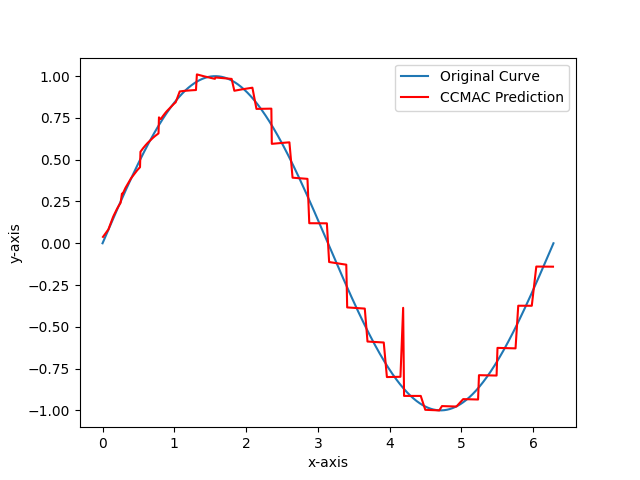

Write the Python code that produced this figure.
import torch
import torch.nn as nn

class CCMAC(nn.Module):
    def __init__(self, gen_factor, num_weights, input_min, input_max, sample_input):
        super(CCMAC, self).__init__()
        self.gen_factor = gen_factor
        self.num_weights = num_weights
        self.input_min = input_min
        self.input_max = input_max
        self.weight_vec = nn.Parameter(torch.ones(num_weights))
        self.eps = 1e-6
        # 处理关联映射
        self.process_association_map(sample_input, input_min, input_max)

    def get_assoc_vec_ind(self, input_val, num_of_assoc_vec, input_min, input_max):
        proportion_ind = (num_of_assoc_vec-2) * ((input_val - input_min)/(input_max - input_min)) + 1
        proportion_ind = torch.where(proportion_ind < 1, 1, proportion_ind)
        proportion_ind = torch.where(proportion_ind > num_of_assoc_vec-1, num_of_assoc_vec-1, proportion_ind)
        return proportion_ind
    
    def process_association_map(self, input_data, input_min, input_max):
        # 计算关联向量的数量
        num_of_assoc_vec = self.num_weights + 1 - self.gen_factor
        # 获取数据值对应的关联向量索引
        assoc_vec_ind = self.get_assoc_vec_ind(input_data, num_of_assoc_vec, input_min, input_max)
        # 将数据值和对应的索引存入关联映射中
        self.association_map_keys=input_data
        self.association_map_values=torch.cat((torch.floor(assoc_vec_ind).int().unsqueeze(1), torch.ceil(assoc_vec_ind).int().unsqueeze(1)), dim=1)

    def forward(self, input_data):
        # 计算关联向量的数量
        num_of_assoc_vec = self.num_weights + 1 - self.gen_factor
        # 获取数据值对应的关联向量索引
        asc_wt_ind_flr = torch.floor(self.get_assoc_vec_ind(input_data, num_of_assoc_vec, self.input_min, self.input_max)).int()
        asc_wt_ind_ceil = torch.ceil(self.get_assoc_vec_ind(input_data, num_of_assoc_vec, self.input_min, self.input_max)).int()

        # 计算左侧和右侧的共同部分
        left_common = torch.abs(self.weight_vec[asc_wt_ind_flr] - input_data) + self.eps
        right_common = torch.abs(self.weight_vec[asc_wt_ind_ceil] - input_data) + self.eps

        # 计算左侧和右侧的贡献比率
        left_contri_ratio = right_common/(left_common + right_common)
        right_contri_ratio = left_common/(left_common + right_common)

        # 分别计算左侧和右侧的输出值
        indices_left = asc_wt_ind_flr.unsqueeze(1) + torch.arange(self.gen_factor).unsqueeze(0).to(input_data.device)
        y_output_left = torch.sum(self.weight_vec[indices_left], dim=1)
        indices_right = asc_wt_ind_ceil.unsqueeze(1) + torch.arange(self.gen_factor).unsqueeze(0).to(input_data.device)
        y_output_right = torch.sum(self.weight_vec[indices_right], dim=1)
        # 计算输出值
        y_output = left_contri_ratio * y_output_left + right_contri_ratio * y_output_right
        return y_output


if __name__ == '__main__':
    import numpy as np
    import matplotlib.pyplot as plt

    # 定义2π的常量
    TWO_PI = 2 * np.pi
    # 生成从0到2π的100个等间距样本点
    sample_input = np.linspace(0, TWO_PI, 1000)
    # 计算每个样本点的正弦值
    sample_output = np.sin(sample_input)

    # 将输入和输出数据合并成一个二维数组
    total_data = np.column_stack((sample_input, sample_output))
    # 随机打乱数据
    np.random.shuffle(total_data)

    # 取前70个数据作为训练数据
    train_data = total_data[:700]
    # 取后30个数据作为测试数据
    test_data = total_data[700:]

    x_train = torch.tensor(train_data[:, 0], dtype=torch.float32).cuda()
    y_train = torch.tensor(train_data[:, 1], dtype=torch.float32).cuda()
    x_test = torch.tensor(test_data[:, 0], dtype=torch.float32).cuda()
    y_test = torch.tensor(test_data[:, 1], dtype=torch.float32).cuda()

    num_weights = 35  # 定义权重的数量，即关联向量的长度
    gen_factor = 10  # 定义泛化因子，即每个输入激活的关联向量数目

    # 创建CCMAC对象
    ccmac = CCMAC(gen_factor, num_weights, 0, TWO_PI, x_train).cuda()

    # 定义优化器
    optimizer = torch.optim.Adam(ccmac.parameters(), lr=0.001)
    # 定义损失函数
    loss_fn = nn.MSELoss()

    # 训练模型
    for epoch in range(100000):
        optimizer.zero_grad()
        y_pred = ccmac(x_train)
        loss = loss_fn(y_pred, y_train)
        loss.backward()
        optimizer.step()
        if epoch % 1000 == 0:
            print(f'Epoch {epoch}, Loss: {loss.item()}')

    # 测试模型
    with torch.no_grad():
        y_pred_test = ccmac(x_test)
        test_loss = loss_fn(y_pred_test, y_test)
        print(f'Test Loss: {test_loss.item()}')

    # 绘制结果
    # 对测试结果进行排序
    sorted_indices = x_test.argsort()
    x_test_sorted = x_test[sorted_indices]
    y_pred_test_sorted = y_pred_test[sorted_indices]

    plt.plot(sample_input, sample_output, label="Original Curve")
    plt.plot(x_test_sorted.cpu(), y_pred_test_sorted.cpu(), color='red', label="CCMAC Prediction")
    plt.xlabel('x-axis')
    plt.ylabel('y-axis')
    plt.legend()
    plt.savefig("torch_ccmac.png")
